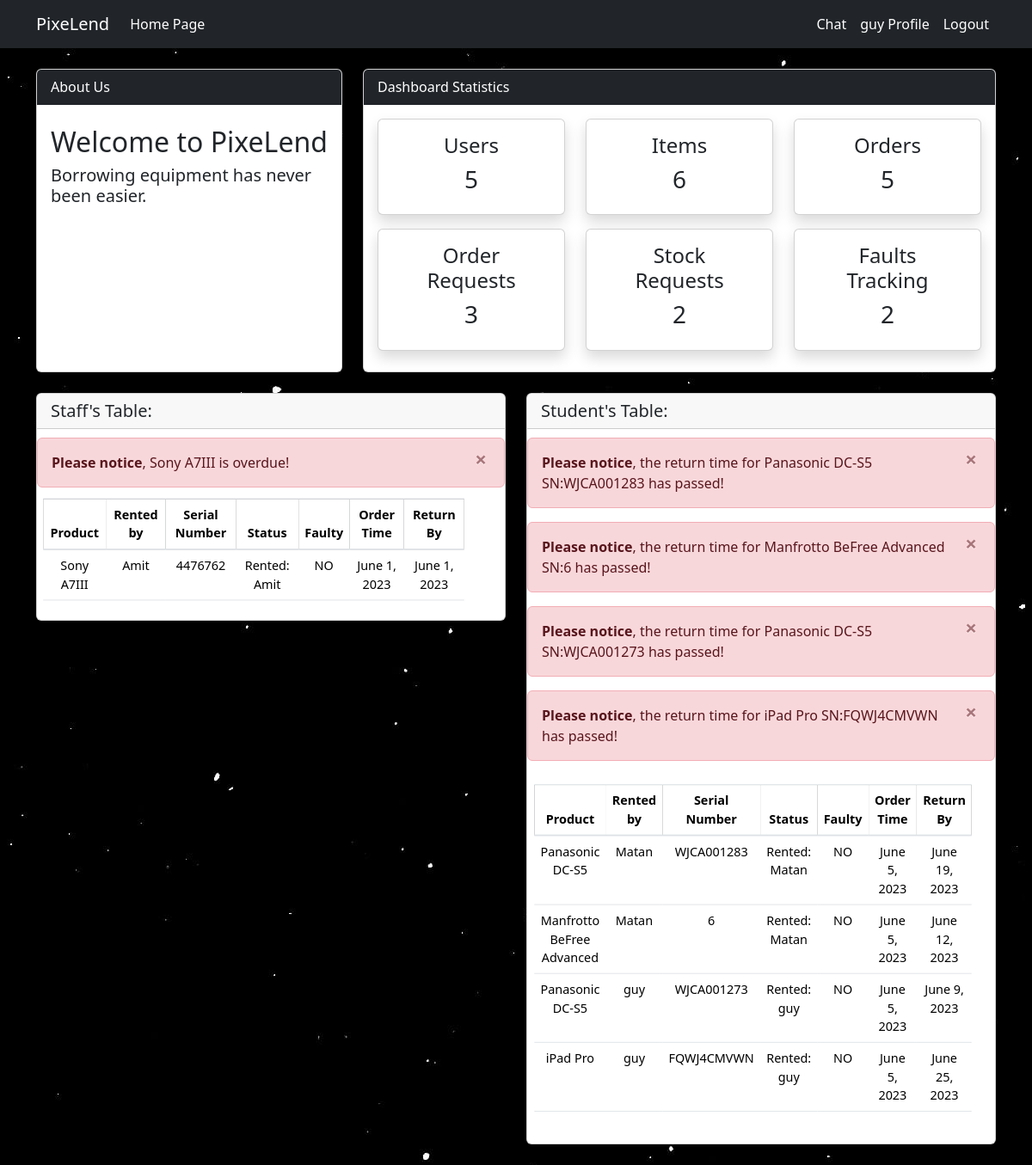
Page /order/ (signed in) on the committed database.
### dashboard/models.py (models this page shows, shortened)
class Rented(models.Model):
    name = models.CharField(max_length=100, null=True)
    username = models.CharField(max_length=100, null=True)
    SN = models.CharField(max_length=50, null=True)
    status = models.CharField(max_length=50, null=True)
    faulty = models.CharField(max_length=50, choices=FAULTY, null=True)
    start_time = models.DateField()
    end_time = models.DateField()
    explanation = models.PositiveIntegerField(null=True)
    question = models.CharField(max_length=1000, null=True)
    answer = models.CharField(max_length=1000, null=True)

### dashboard/views.py (the view)
# urls.py: path("order/", views.order, name="dashboard-order"),
@login_required(login_url="user-login")
def order(request):
    rented = Rented.objects.all()
    rented_count = rented.count()
    customer = User.objects.filter(groups__in=[1, 2, 3])
    customer_count = customer.count()
    product = Product.objects.all()
    product_count = product.count()
    requests = Request.objects.all()
    requests_count = requests.count()
    curr_time = timezone.now().date()
    stock = Stock_request.objects.all()
    stock_count = stock.count()
    faults = Faults.objects.all()
    faults_count = faults.count()
    studentlist = User.objects.filter(groups__in=[2])
    stafflist = User.objects.filter(groups__in=[3])
    context = {
        "rented": rented,
        "customer_count": customer_count,
        "product_count": product_count,
        "rented_count": rented_count,
        "request_count": requests_count,
        "curr_time": curr_time,
        "stock_count": stock_count,
        "faults_count": faults_count,
        "studentlist": studentlist,
        "stafflist" : stafflist
    }
    return render(request, "dashboard/rented.html", context)

### templates/dashboard/rented.html (shortened to what this page needs)
{% extends 'partials/base.html' %}
{% block content %}
{% include 'partials/topside.html' %}
<div class="col-md-14">
  <div class="row my-4">
    <div class="col-md-6">
      <div class="card">
        <h5 class="card-header">Staff's Table:</h5>
        <div style="position: relative; left: -20px;">
          <table class="table bg-white" style="transform: scale(0.9); text-align: center;">
            <thead class="bg-dark text-white">
              <tr>
                <th scope="col">Product</th>
                <th scope="col">Rented by</th>
                <th scope="col">Serial Number</th>
                <th scope="col">Status</th>
                <th scope="col">Faulty</th>
                <th scope="col">Order Time</th>
                <th scope="col">Return By</th>
              </tr>
            </thead>
            <tbody>
              {% for rental in rented %}
              {% for user in stafflist %}
              {% if user.username == rental.username %}
              <tr>
                <td>{{ rental.name }}</td>
                <td>{{ rental.username }}</td>
                <td>{{ rental.SN }}</td>
                <td>{{ rental.status }}</td>
                <td>{{ rental.faulty }}</td>
                <td>{{ rental.start_time }}</td>
                <td>{{ rental.end_time }}</td>
                {% if rental.end_time < curr_time %} <div class="alert alert-danger alert-dismissible fade show "
                  role="alert" style="position: relative; top: 10px; left: 20px;">
                  <strong>Please notice</strong>, {{ rental.name }} is overdue!
                  <button type="button" class="close" data-dismiss="alert" aria-label="Close">
                    <span aria-hidden="true">&times;</span>
                  </button>
        </div>
        {% endif %}
        </tr>
        {% endif %}
        {% endfor %}
        {% endfor %}
        </tbody>
        </table>
      </div>
    </div>
  </div>
  <div class="col-md-6">
    <div class="card">
      <h5 class="card-header">Student's Table:</h5>
      <div style="position: relative; left: -20px;">
        <table class="table bg-white" style="transform: scale(0.9); text-align: center;">
          <thead class="bg-dark text-white">
            <tr>
              <th scope="col">Product</th>
              <th scope="col">Rented by</th>
              <th scope="col">Serial Number</th>
              <th scope="col">Status</th>
              <th scope="col">Faulty</th>
              <th scope="col">Order Time</th>
              <th scope="col">Return By</th>
            </tr>
          </thead>
          <tbody>
            {% for rental in rented %}
            {% for user in studentlist %}
            {% if user.username == rental.username %}
            <tr>
              <td>{{ rental.name }}</td>
              <td>{{ rental.username }}</td>
              <td>{{ rental.SN }}</td>
              <td>{{ rental.status }}</td>
              <td>{{ rental.faulty }}</td>
              <td>{{ rental.start_time }}</td>
              <td>{{ rental.end_time }}</td>
              {% if rental.end_time < curr_time %} <div class="alert alert-danger alert-dismissible fade show"
                role="alert" style="position: relative; top: 10px; left: 20px;">
                <strong>Please notice</strong>, the return time for {{ rental.name }} SN:{{ rental.SN }} has passed!
                <button type="button" class="close" data-dismiss="alert" aria-label="Close">
                  <span aria-hidden="true">&times;</span>
                </button>
      </div>
      {% endif %}
      </tr>
      {% endif %}
      {% endfor %}
      {% endfor %}
      </tbody>
      </table>
    </div>
  </div>
</div>
</div>
</div>
{% endblock %}

### templates/partials/nav.html (shortened to what this page needs)
<nav class="navbar navbar-expand-lg navbar-info bg-dark">
    <div class="container">
        {% if user.is_authenticated %}
        <a class="navbar-brand text-white" href="{% url 'dashboard-index' %}">PixeLend</a>
        <div class="collapse navbar-collapse" id="navbarSupportedContent">
            <ul class="navbar-nav mr-auto">
                <li class="nav-item active">
                    <a class="nav-link text-white" href="{% url 'dashboard-index' %}">Home Page </a>
                </li>
            </ul>
            <ul class="navbar-nav ml-auto">
                <li class="nav-item">
                    <a class="nav-link text-white" href="{% url 'dashboard-chat' %}">Chat</a>
                </li>
                <li class="nav-item active">
                    <a class="nav-link text-white" href="{% url 'user-profile' %}">{{ user.username }} Profile
                        <span class="sr-only">(current)</span></a>
                </li>
                <li class="nav-item">
                    <a class="nav-link text-white" href="{% url 'user-logout' %}">Logout</a>
                </li>
            </ul>
            {% endif %}
        </div>
    </div>
</nav>

### static/style.css (style rules this page uses)
body { background: rgb(230, 227, 227); }

### rows in the picture
Rented: name "Sony A7III", username "Amit", SN "4476762", status "Rented: Amit", faulty "NO", start_time "June 1, 2023", end_time "June 1, 2023"
Rented: name "Panasonic DC-S5", username "Matan", SN "WJCA001283", status "Rented: Matan", faulty "NO", start_time "June 5, 2023", end_time "June 19, 2023"
Rented: name "Manfrotto BeFree Advanced", username "Matan", SN "6", status "Rented: Matan", faulty "NO", start_time "June 5, 2023", end_time "June 12, 2023"
Rented: name "Panasonic DC-S5", username "guy", SN "WJCA001273", status "Rented: guy", faulty "NO", start_time "June 5, 2023", end_time "June 9, 2023"
Rented: name "iPad Pro", username "guy", SN "FQWJ4CMVWN", status "Rented: guy", faulty "NO", start_time "June 5, 2023", end_time "June 25, 2023"

### other values in the picture
{{ user.username }} "guy"
{{ customer_count }} "5"
{{ product_count }} "6"
{{ rented_count }} "5"
{{ request_count }} "3"
{{ stock_count }} "2"
{{ faults_count }} "2"
